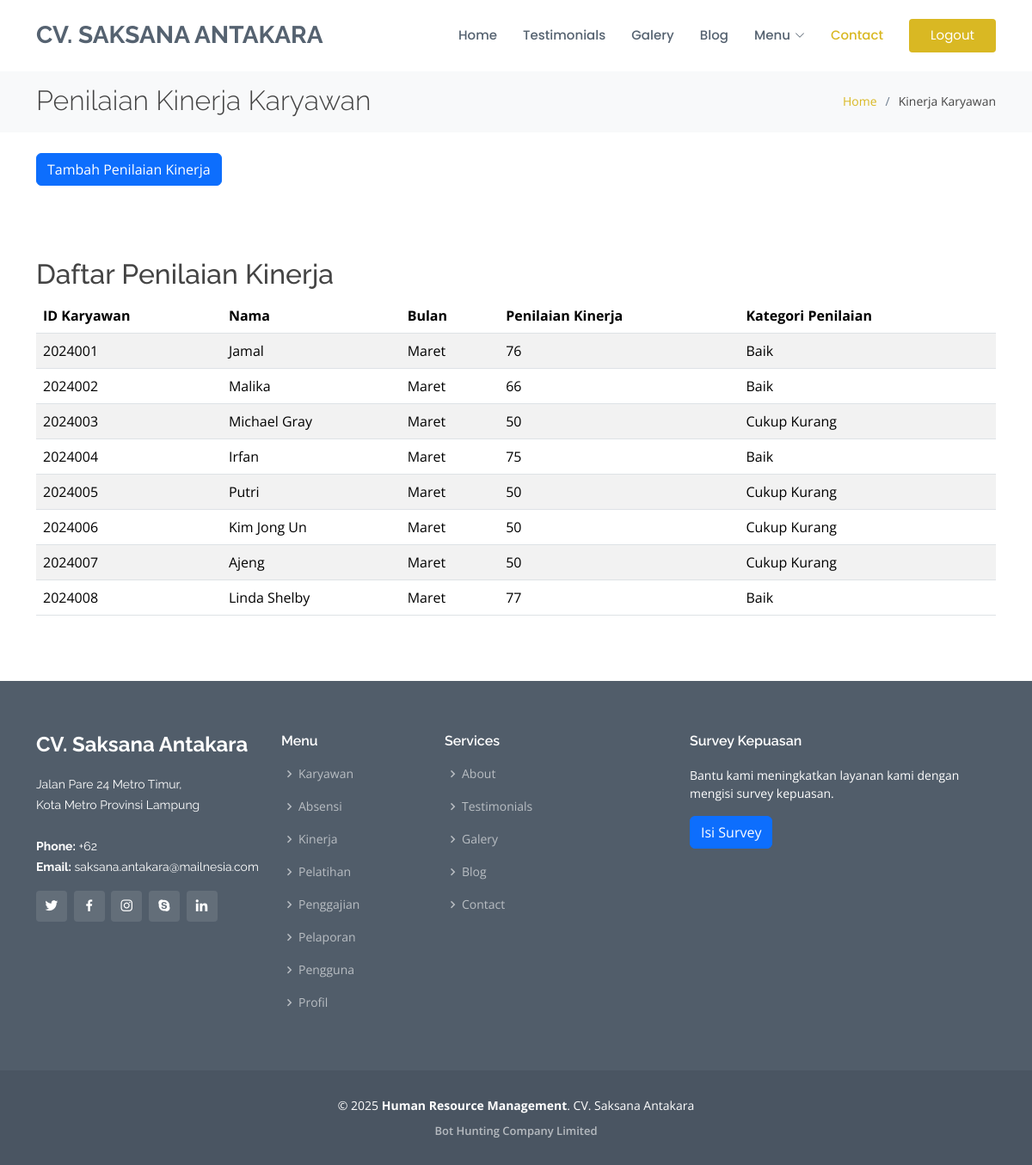
Page /kinerja.php (signed in) on the committed database.
### tables this page shows
CREATE TABLE `kinerja` (
  `id_kinerja` int NOT NULL,
  `id_karyawan` int DEFAULT NULL,
  `bulan` int DEFAULT NULL,
  `tahun` int DEFAULT NULL,
  `penilaian` int DEFAULT NULL,
  `kategori_penilaian` varchar(50) DEFAULT NULL
);

CREATE TABLE `karyawan` (
  `id_karyawan` int NOT NULL,
  `nama` varchar(255) DEFAULT NULL,
  `jenis_kelamin` varchar(50) DEFAULT NULL,
  `tanggal_lahir` date DEFAULT NULL,
  `alamat` varchar(100) DEFAULT NULL,
  `telepon` int DEFAULT NULL,
  `email` varchar(50) DEFAULT NULL,
  `status` varchar(255) DEFAULT NULL,
  `jabatan` varchar(255) DEFAULT NULL,
  `upah` int DEFAULT NULL,
  `gaji_harian` int DEFAULT NULL,
  `foto` blob
);

### kinerja.php (the view, shortened to what this page needs)
<?php
include 'koneksi.php';
include 'header.php';
$bulan_options = array(
    'Januari', 'Februari', 'Maret', 'April', 'Mei', 'Juni', 'Juli', 'Agustus', 'September', 'Oktober', 'November', 'Desember'
);
$jabatan = $_SESSION["jabatan"];
?>
<section id="breadcrumbs" class="breadcrumbs">
    <div class="container">
        <div class="d-flex justify-content-between align-items-center">
            <h2>Penilaian Kinerja Karyawan</h2>
            <ol>
                <li><a href="index.php">Home</a></li>
                <li>Kinerja Karyawan</li>
            </ol>
        </div>
    </div>
</section>
<main id="main" class="container mt-4">
    <div class="row">
        <div class="col-md-6">
            <?php if ($jabatan !== 'karyawan') : ?>
                <a href="tambah_kinerja.php" class="btn btn-primary">Tambah Penilaian Kinerja</a>
            <?php endif; ?>
        </div>
    </div>
    <section id="daftar-penilaian" class="mt-4">
        <h2>Daftar Penilaian Kinerja</h2>
        <div class="table-responsive">
            <table class="table table-striped">
                <thead>
                    <tr>
                        <th>ID Karyawan</th>
                        <th>Nama</th>
                        <th>Bulan</th>
                        <th>Penilaian Kinerja</th>
                        <th>Kategori Penilaian</th>
                    </tr>
                </thead>
                <tbody>
                    <?php
                    $query = "SELECT kinerja.*, karyawan.nama
                                  FROM kinerja
                                  INNER JOIN (
                                      SELECT id_karyawan, MAX(bulan) AS max_bulan
                                      FROM kinerja
                                      GROUP BY id_karyawan
                                  ) AS max_kinerja
                                  ON kinerja.id_karyawan = max_kinerja.id_karyawan
                                  AND kinerja.bulan = max_kinerja.max_bulan
                                  INNER JOIN karyawan
                                  ON kinerja.id_karyawan = karyawan.id_karyawan";
                    $result = mysqli_query($koneksi, $query);
                    if ($result && mysqli_num_rows($result) > 0) {
                        while ($row = mysqli_fetch_assoc($result)) {
                            echo "<tr>";
                            echo "<td>" . $row['id_karyawan'] . "</td>";
                            echo "<td>" . $row['nama'] . "</td>";
                            echo "<td>" . $bulan_options[$row['bulan'] - 1] . "</td>";
                            echo "<td>" . $row['penilaian'] . "</td>";
                            echo "<td>" . $row['kategori_penilaian'] . "</td>";
                            echo "</tr>";
                        }
                    } else {
                        echo "<tr><td colspan='5'>Tidak ada data</td></tr>";
                    }
                    ?>
                </tbody>
            </table>
        </div>
    </section>
</main>
<?php include 'footer.php' ?>

### assets/css/style.css (style rules this page uses)
body { font-family: "Open Sans", sans-serif; color: #444444; }
a { text-decoration: none; color: #d9b823; }
h1, h2, h3, h4, h5, h6 { font-family: "Raleway", sans-serif; }
section { padding: 60px 0; overflow: hidden; }
.breadcrumbs { padding: 18px 0; background: #f8f9fa; min-height: 40px; margin-top: 80px; }
.breadcrumbs h2 { font-size: 32px; font-weight: 300; margin: 0; }
.breadcrumbs ol { display: flex; flex-wrap: wrap; list-style: none; padding: 0; margin: 0; font-size: 14px; }
.breadcrumbs ol li+li { padding-left: 10px; }
.breadcrumbs ol li+li::before { display: inline-block; padding-right: 10px; color: #6b7b8d; content: "/"; }

### rows in the picture
kinerja: id_karyawan "2024001", id_karyawan.nama "Jamal", bulan "Maret", penilaian "76", kategori_penilaian "Baik"
kinerja: id_karyawan "2024002", id_karyawan.nama "Malika", bulan "Maret", penilaian "66", kategori_penilaian "Baik"
kinerja: id_karyawan "2024003", id_karyawan.nama "Michael Gray", bulan "Maret", penilaian "50", kategori_penilaian "Cukup Kurang"
kinerja: id_karyawan "2024004", id_karyawan.nama "Irfan", bulan "Maret", penilaian "75", kategori_penilaian "Baik"
kinerja: id_karyawan "2024005", id_karyawan.nama "Putri", bulan "Maret", penilaian "50", kategori_penilaian "Cukup Kurang"
kinerja: id_karyawan "2024006", id_karyawan.nama "Kim Jong Un", bulan "Maret", penilaian "50", kategori_penilaian "Cukup Kurang"
kinerja: id_karyawan "2024007", id_karyawan.nama "Ajeng", bulan "Maret", penilaian "50", kategori_penilaian "Cukup Kurang"
kinerja: id_karyawan "2024008", id_karyawan.nama "Linda Shelby", bulan "Maret", penilaian "77", kategori_penilaian "Baik"

### other values in the picture
$login_logout_text "Logout"
$page_titles[$tab] "Karyawan"
$page_titles[$tab] "Absensi"
$page_titles[$tab] "Kinerja"
$page_titles[$tab] "Pelatihan"
$page_titles[$tab] "Penggajian"
$page_titles[$tab] "Pelaporan"
$page_titles[$tab] "Pengguna"
$page_titles[$tab] "Profil"
